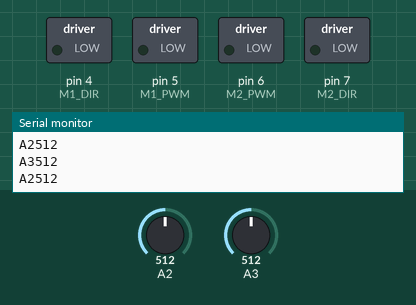
Recording of a sketch running on a simulated Arduino Uno, built with avr-gcc and run on an emulated ATmega328P. On the bench: switched loads named in the sketch (green lamp = pin HIGH), the last lines printed to the serial monitor. Dashed ring = blinking. The inputs (shaded band) are chosen by the test bench; at power-on: A2 = 512, A3 = 512.

Above: at 1.2 s.
1.3 s: A2 set to 487
At 1.7 s:
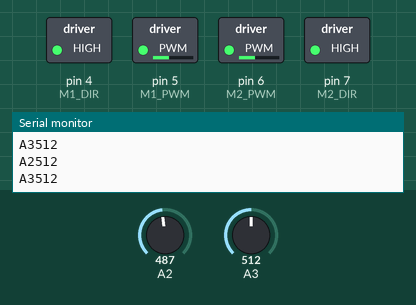
4.3 s: A3 set to 122
At 4.7 s:
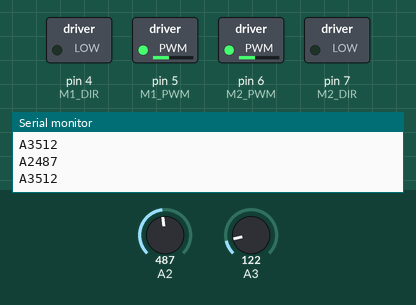
7.3 s: A3 set to 265
At 7.7 s:
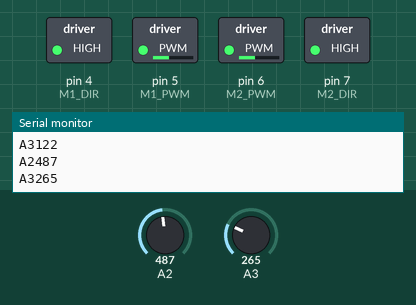
10.3 s: A2 set to 511
At 11.4 s:
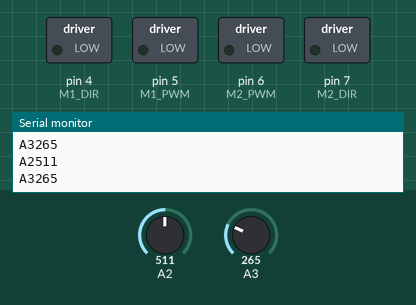
11.8 s: A2 set to 306
At 12.2 s:
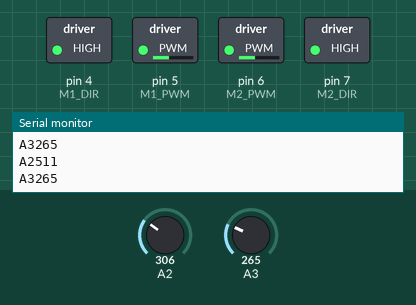
Timing chart, 0 to 14.8 s (numbered marks = the images above; inputs shaded):
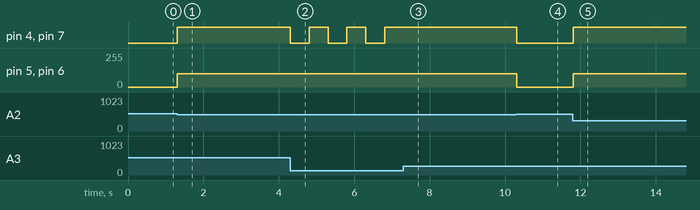

The sketch:

adv_task_1.ino
```cpp
/*
Омегабот должен при нажатии на кнопку на плате расширения начать движение вперед или назад в зависимости от того, где расположен источник света.
Робот должен максимально приблизиться к источнику света. После чего робот должен остановиться.
*/

#define M1_DIR 4
#define M1_PWM 5
#define M2_DIR 7
#define M2_PWM 6
int LightSensorRead(int SensorPin)
{
  if(SensorPin < A0 || SensorPin > A3)
    return -1;

  int Data = analogRead(SensorPin);
  return Data;
}

void InitMotors()
{
  pinMode(M1_DIR, OUTPUT);
  pinMode(M1_PWM, OUTPUT);
  pinMode(M2_DIR, OUTPUT);
  pinMode(M2_PWM, OUTPUT);
}

void Motors(int Speed1, int Speed2)
{
  if(Speed1 > 255) Speed1 = 255;
  if(Speed1 < -255) Speed1 = -255;
  if(Speed2 > 255) Speed2 = 255;
  if(Speed2 < -255) Speed2 = -255;

  if(Speed1 > 0)
  {
    digitalWrite(M1_DIR, 1);
    analogWrite(M1_PWM, Speed1);
  }
  else
  {
    digitalWrite(M1_DIR, 0);
    analogWrite(M1_PWM, -Speed1);
  }

  if(Speed2 > 0)
  {
    digitalWrite(M2_DIR, 1);
    analogWrite(M2_PWM, Speed2);
  }
  else
  {
    digitalWrite(M2_DIR, 0);
    analogWrite(M2_PWM, -Speed2);
  }
}

//Ехать вперед
void MoveForward(int Speed)
{
  Motors(Speed, Speed);
}

void Stop()
{
  Motors(0, 0);
}

void MoveForwardByDelay(int Speed, int Time)
{
  MoveForward(Speed);
  delay(Time);
  Stop();
}

void MoveBack(int Speed)
{
  Motors(-Speed, -Speed);
}

void MoveBackByDelay(int Speed, int Time)
{
  MoveBack(Speed);
  delay(Time);
  Stop();
}


void setup()
{
  InitMotors();
  Serial.begin(9600);
}

void loop()
{
  if (( ( 500 ) > ( LightSensorRead(A2) ) ))
  {
    MoveForwardByDelay(100, 500 );
  }
  if (( ( 150 ) > ( LightSensorRead(A3) ) ))
  {
    MoveBackByDelay(100, 500 );
  }
  Serial.print("A2");
  Serial.print(LightSensorRead(A2));
  Serial.println();
  Serial.print("A3");
  Serial.print(LightSensorRead(A3));
  Serial.println();
}
```

Measured:
- the behaviour switches between 500 and 499 on A2 (found by bisection; images 0 and 1)
- after the input at 1.3 s, pin 4 (M1_DIR), pin 7 (M2_DIR): LOW → HIGH at once; pin 5 (M1_PWM), pin 6 (M2_PWM): 0/255 → 100/255 at once
- after the input at 4.3 s, pin 4 (M1_DIR), pin 7 (M2_DIR): alternates HIGH for 0.50 s and LOW for 0.50 s, starting at once
- after the input at 7.3 s, pin 4 (M1_DIR), pin 7 (M2_DIR): stops changing and stays HIGH
- after the input at 10.3 s, pin 4 (M1_DIR), pin 7 (M2_DIR): HIGH → LOW at once; pin 5 (M1_PWM), pin 6 (M2_PWM): 100/255 → 0/255 at once
- after the input at 11.8 s, pin 4 (M1_DIR), pin 7 (M2_DIR): LOW → HIGH at once; pin 5 (M1_PWM), pin 6 (M2_PWM): 0/255 → 100/255 at once
